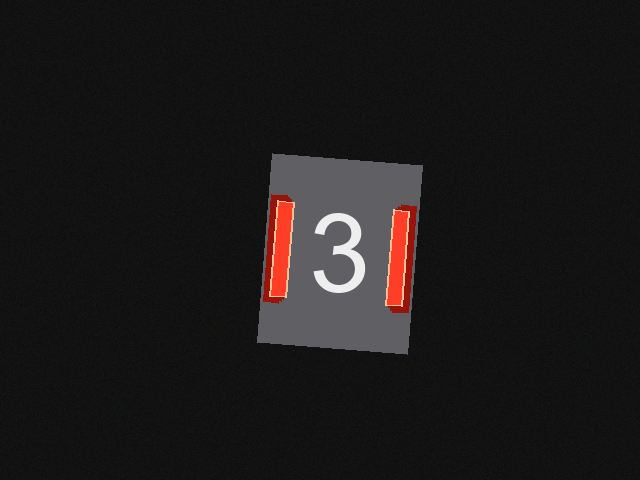
//> input picture images/frame_010.bmp, 640 x 480 px
$ ./maskvideo ../images/frame_010.bmp   (built with g++ and OpenCV 4)
//> lines starting //> are read from the running program, lines starting //| are printed output that depends on the picture; after the words box and inside, x2 and y2 are one past the last pixel; in counts of white or black regions, pixels touching at a corner belong together
//> further down, frame is the input picture: 480 rows x 640 cols, CV_8UC3; mean B, G, R 25, 25.1, 27.6
#include <iostream>
#include <string>
#include <cstdlib>
#include <vector>
#include <algorithm>
#include <opencv2/opencv.hpp>

// 生成掩码对比视频
//   默认布局（三栏）：[原视频] [方案A掩码] [方案B掩码]
//   可选布局：--two   只出两版：A视频 / B视频（分别保存）
// 用法: ./maskvideo <输入视频> [--two]
// 输出: output/03_最终结果/mask_compare.avi
//       （--two 时输出 mask_A.avi 和 mask_B.avi）

static cv::Mat maskA(const cv::Mat& f) {
    std::vector<cv::Mat> ch; cv::split(f, ch);
    cv::Mat d, mc; cv::subtract(ch[2], ch[1], d);
    cv::threshold(d, mc, 60, 255, cv::THRESH_BINARY);
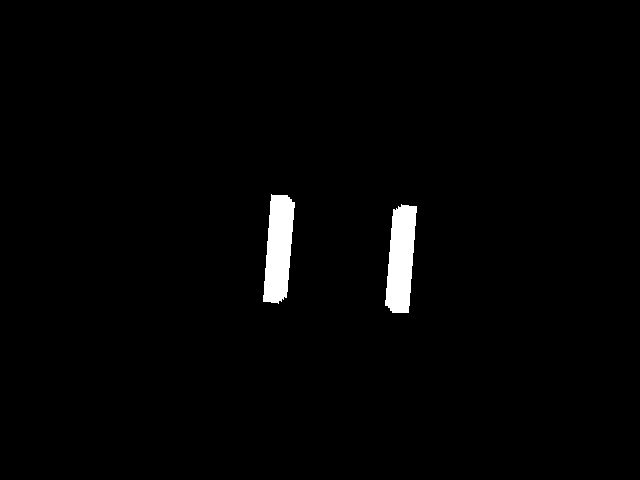
//> mc: 480 rows x 640 cols, CV_8UC1; 1.7% white; 2 white regions, box (x1, y1, x2, y2) and area: (263, 194, 295, 304) 2541, (385, 204, 417, 313) 2537
    cv::Mat g, mb; cv::cvtColor(f, g, cv::COLOR_BGR2GRAY);
    cv::threshold(g, mb, 100, 255, cv::THRESH_BINARY);
//> mb: 480 rows x 640 cols, CV_8UC1; 1.7% white; 3 white regions, box (x1, y1, x2, y2) and area: (313, 213, 366, 293) 1742, (269, 200, 295, 298) 1731, (385, 209, 410, 307) 1683
    cv::Mat m; cv::bitwise_and(mc, mb, m);
//> after `cv::bitwise_and(mc, mb, m)`: m: 480 rows x 640 cols, CV_8UC1; 1.1% white; 2 white regions, box (x1, y1, x2, y2) and area: (269, 200, 295, 298) 1731, (385, 209, 410, 307) 1683
    cv::Mat k = cv::getStructuringElement(cv::MORPH_RECT, cv::Size(3, 3));
    cv::morphologyEx(m, m, cv::MORPH_OPEN, k);
//> m: 480 rows x 640 cols, CV_8UC1; 1.1% white; 2 white regions, box (x1, y1, x2, y2) and area: (269, 201, 295, 297) 1727, (385, 210, 410, 306) 1679
    return m;
}

static cv::Mat maskB(const cv::Mat& f) {
    std::vector<cv::Mat> ch; cv::split(f, ch);
    cv::Mat d, mc; cv::subtract(ch[2], ch[1], d);
    cv::threshold(d, mc, 20, 255, cv::THRESH_BINARY);
    cv::Mat g, mb; cv::cvtColor(f, g, cv::COLOR_BGR2GRAY);
    cv::threshold(g, mb, 20, 255, cv::THRESH_BINARY);
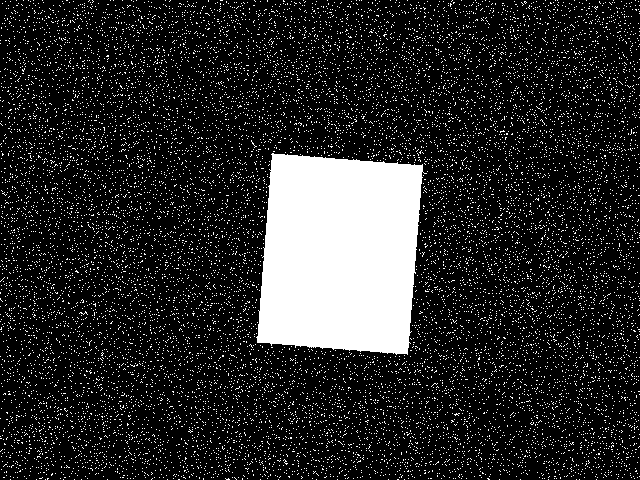
//> mb: 480 rows x 640 cols, CV_8UC1; 15.6% white; 14334 white regions (14333 under 20 px), largest, box (x1, y1, x2, y2) and area: (256, 153, 427, 355) 28784
    cv::Mat m; cv::bitwise_and(mc, mb, m);
    cv::Mat k = cv::getStructuringElement(cv::MORPH_RECT, cv::Size(2, 2));
    cv::morphologyEx(m, m, cv::MORPH_OPEN, k);
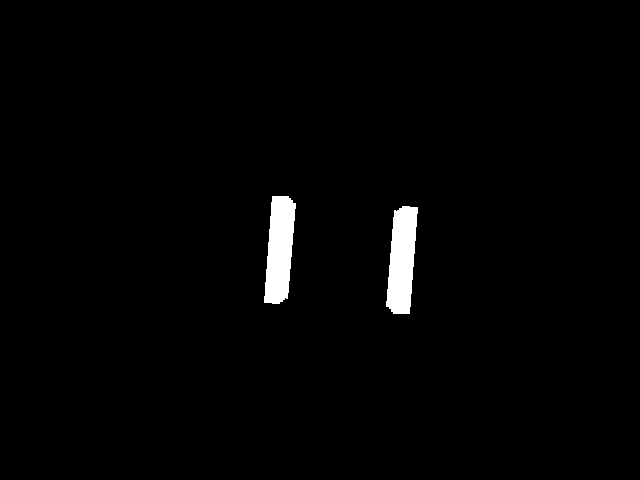
//> m: 480 rows x 640 cols, CV_8UC1; 1.7% white; 2 white regions, box (x1, y1, x2, y2) and area: (264, 196, 296, 304) 2537, (386, 206, 418, 314) 2534
    return m;
}

int main(int argc, char** argv) {
    if (argc < 2) {
        std::cerr << "usage: " << argv[0] << " <video> [--two]\n";
        return 2;
    }
    std::string path = argv[1];
    bool two = (argc > 2 && std::string(argv[2]) == "--two");

    cv::VideoCapture cap(path);
    if (!cap.isOpened()) { std::cerr << "cannot open: " << path << "\n"; return 1; }

    const int    w     = (int)cap.get(cv::CAP_PROP_FRAME_WIDTH);
    const int    h     = (int)cap.get(cv::CAP_PROP_FRAME_HEIGHT);
    const double fps   = (double)cap.get(cv::CAP_PROP_FPS);
    const int    total = (int)cap.get(cv::CAP_PROP_FRAME_COUNT);
    const double useFps = (fps > 0 ? fps : 25.0);

    std::cout << "video: " << path << "\n";
    std::cout << "size : " << w << "x" << h << "  fps=" << fps
              << "  frames=" << total << "\n";

    // MJPG + .avi 在 Linux 上最稳
    const int fourcc = cv::VideoWriter::fourcc('M', 'J', 'P', 'G');
    cv::VideoWriter writer;
    cv::VideoWriter wa, wb;

    std::string out = "../output/03_最终结果/mask_compare.avi";
    if (two) {
        if (!wa.open("../output/03_最终结果/mask_A.avi", fourcc, useFps, cv::Size(w * 2, h))) {
            std::cerr << "cannot open mask_A.avi\n"; return 1;
        }
        if (!wb.open("../output/03_最终结果/mask_B.avi", fourcc, useFps, cv::Size(w * 2, h))) {
            std::cerr << "cannot open mask_B.avi\n"; return 1;
        }
        std::cout << "saving: ../output/03_最终结果/mask_A.avi  (left=original, right=A mask)\n";
        std::cout << "saving: ../output/03_最终结果/mask_B.avi  (left=original, right=B mask)\n";
    } else {
        if (!writer.open(out, fourcc, useFps, cv::Size(w * 3, h))) {
            std::cerr << "cannot open " << out << "\n"; return 1;
        }
        std::cout << "saving: " << out << "  (left=original, mid=A mask, right=B mask)\n";
    }

    double scale = w / 640.0;
    cv::Mat frame;
    int idx = 0;

    while (cap.read(frame)) {
        cv::Mat A = maskA(frame);
        cv::Mat B = maskB(frame);

        cv::Mat Abgr, Bbgr;
        cv::cvtColor(A, Abgr, cv::COLOR_GRAY2BGR);
        cv::cvtColor(B, Bbgr, cv::COLOR_GRAY2BGR);

        cv::Mat orig = frame.clone();
        cv::putText(orig, "original " + std::to_string(idx),
                    cv::Point(10, (int)(30 * scale)), 0, 0.7 * scale, cv::Scalar(0, 255, 255), 2);
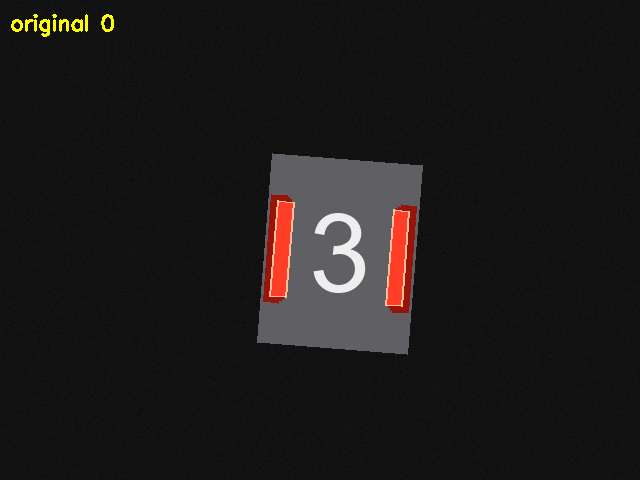
//> orig: 480 rows x 640 cols, CV_8UC3; 0.24% of pixels changed, all inside (x1, y1, x2, y2) = (11, 14, 114, 37)

        if (two) {
            cv::Mat rowA, rowB;
            cv::hconcat(orig, Abgr, rowA);
            cv::hconcat(orig, Bbgr, rowB);
            wa.write(rowA);
            wb.write(rowB);
        } else {
            cv::putText(Abgr, "A: R-G>60 gray>100 3x3", cv::Point(10, (int)(30 * scale)),
                        0, 0.7 * scale, cv::Scalar(0, 255, 0), 2);
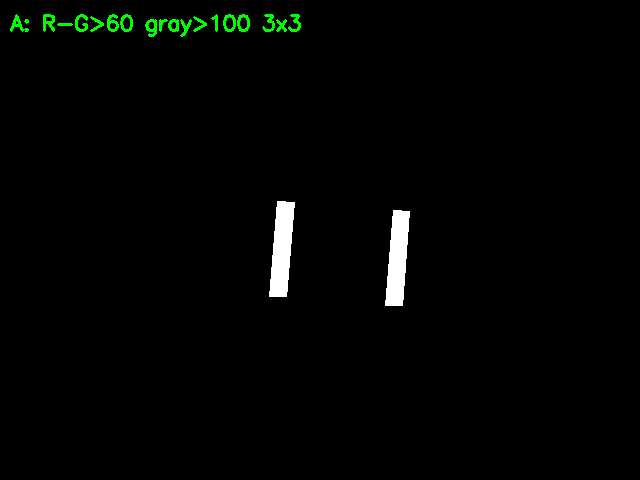
//> Abgr: 480 rows x 640 cols, CV_8UC3; mean B, G, R 2.8, 4.3, 2.8
            cv::putText(Bbgr, "B: R-G>20 gray>20 2x2", cv::Point(10, (int)(30 * scale)),
                        0, 0.7 * scale, cv::Scalar(0, 255, 0), 2);
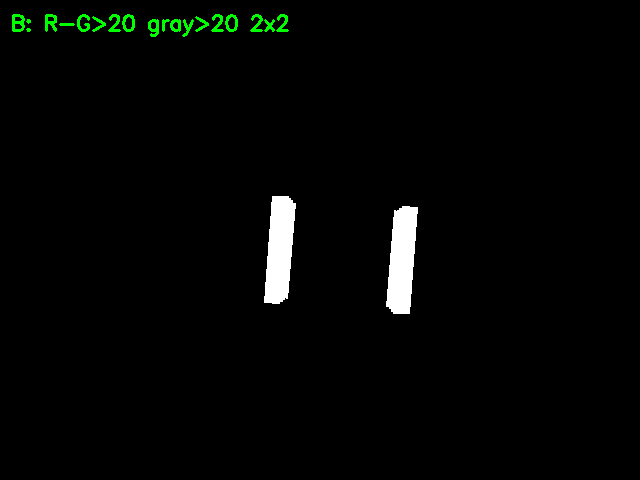
//> Bbgr: 480 rows x 640 cols, CV_8UC3; mean B, G, R 4.2, 5.7, 4.2
            cv::Mat row;
            cv::hconcat(orig, Abgr, row);
            cv::hconcat(row, Bbgr, row);
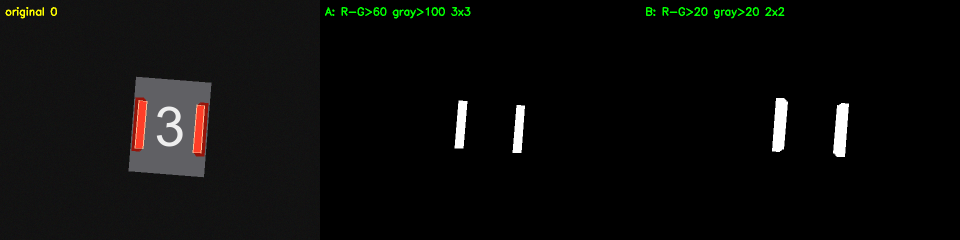
//> row: 480 rows x 1920 cols, CV_8UC3 (shown at 1/2 size); mean B, G, R 10.7, 11.9, 11.7
            writer.write(row);
            cv::imshow("mask compare", row);          // 同时实时显示
            char key = (char)cv::waitKey(1);
//> the Esc key is pressed
            if (key == 27) break;
        }
        ++idx;
    }

    std::cout << "processed " << idx << " / " << total << " frames\n";
    cap.release();
    if (two) { wa.release(); wb.release(); }
    else     { writer.release(); cv::destroyAllWindows(); }
    return 0;
}
